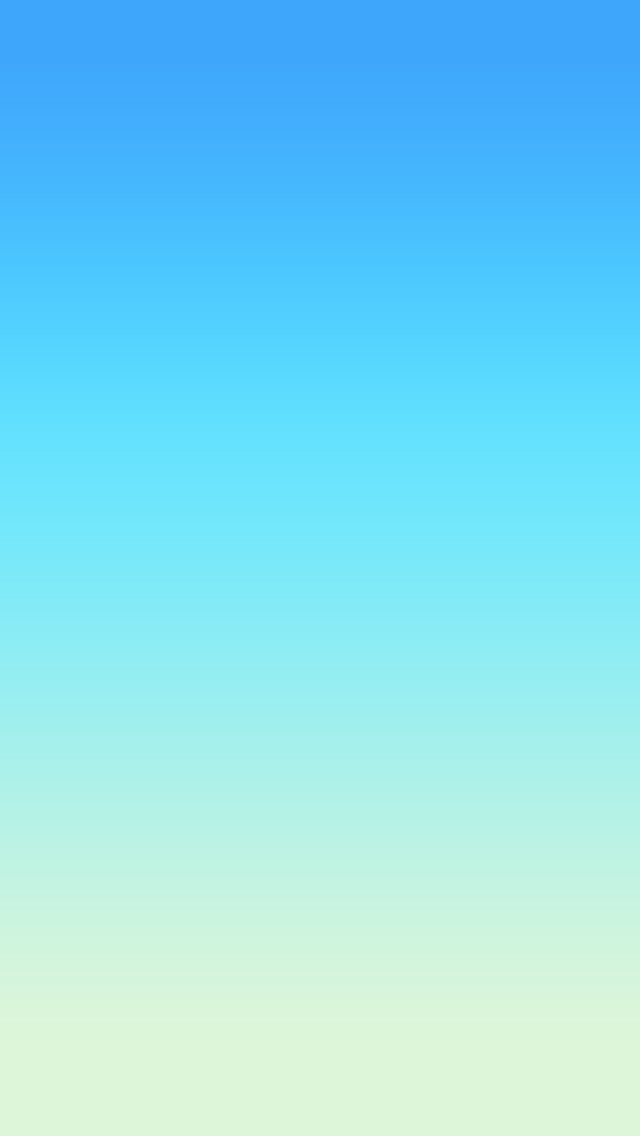

The image is a tile-based game level rendered from a .tmx file. Its description and source (layers, tilesets, objects; grid data summarised) follow:
An orthogonal 640x1 tile map with 1x1136 px tiles, 1 tile layer (块层 1).

<map version="1.0" orientation="orthogonal" renderorder="right-down" width="640" height="1" tilewidth="1" tileheight="1136" nextobjectid="1">
 <tileset firstgid="1" name="skyBg" tilewidth="1" tileheight="1136">
  <image source="bg.png" width="1" height="1136" />
  <tile id="0" />
 </tileset>
 <layer name="块层 1" width="640" height="1">
  <data>[640 cells, 640 non-empty, 1 distinct tile ids]</data>
 </layer>
</map>